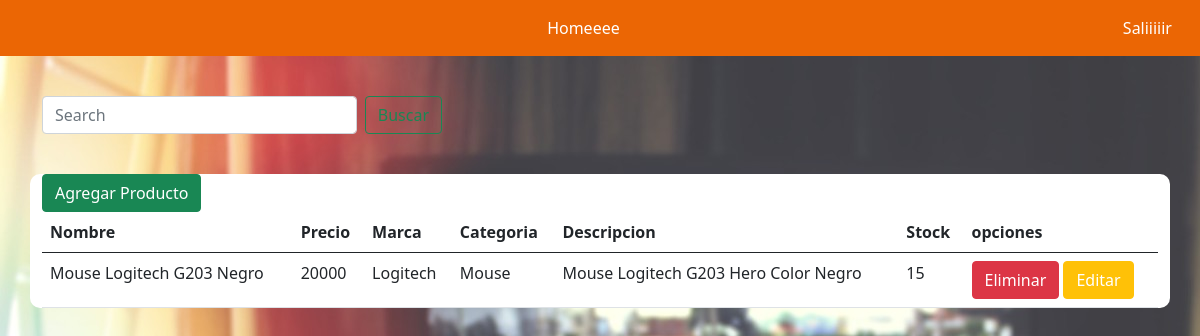
The page /productos/listar-productos/ on the database as committed earlier.
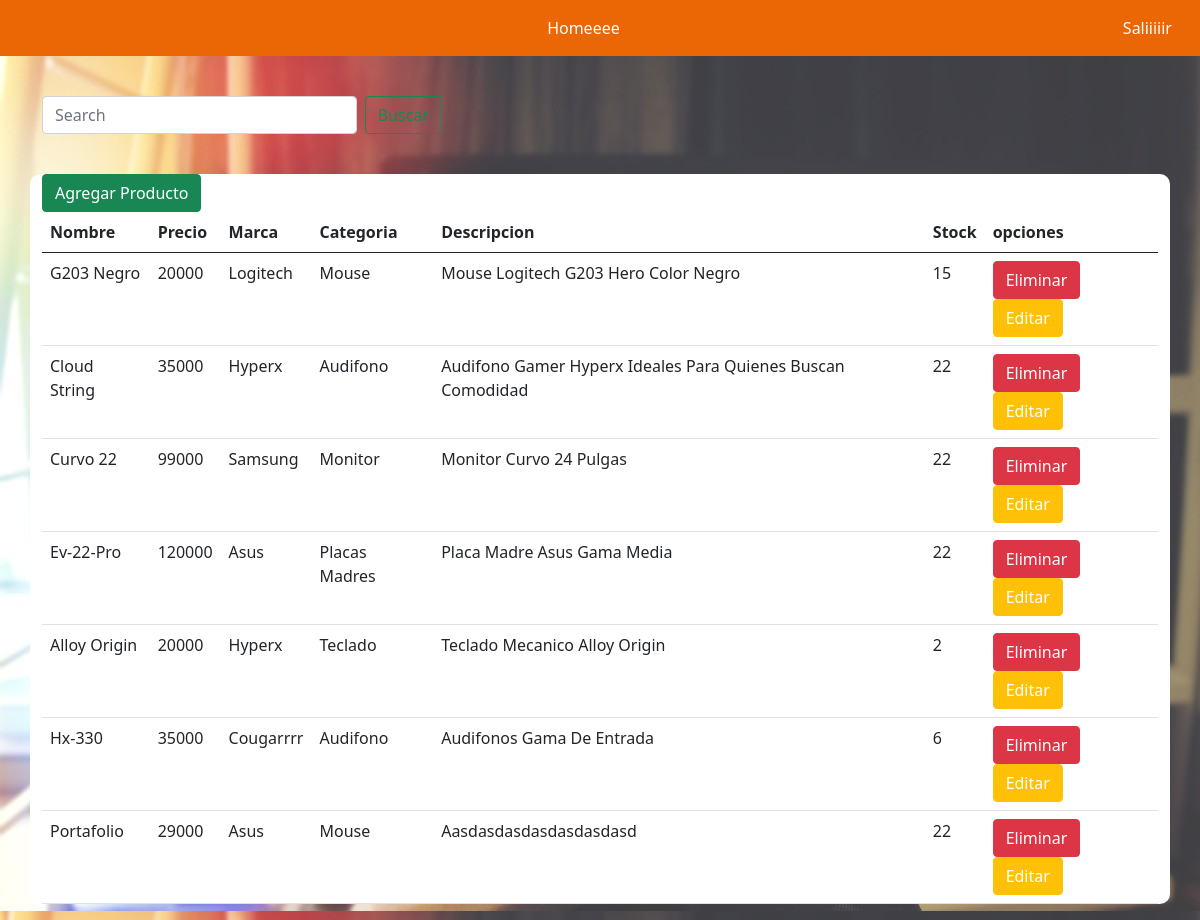
The same page on the database as committed later.
### producto/models.py (models this page shows, shortened)
class Producto(models.Model):
    nombre = models.CharField(max_length=50)
    precio = models.IntegerField()
    descripcion = models.TextField()
    Proveedor = models.ForeignKey(Proveedor, on_delete=models.PROTECT)
    categoria = models.ForeignKey(Categoria, on_delete=models.PROTECT)
    imagen = models.ImageField(upload_to="productos", null=True)
    stock = models.IntegerField(null = True)

class Proveedor(models.Model):
    id_proveedor =models.AutoField(primary_key=True)
    nombres = models.CharField(max_length=50)
    def __str__(self):
        return self.nombres

class Categoria(models.Model):
    id = models.AutoField(primary_key=True)
    Categoria = models.CharField(max_length=50)
    def __str__(self):
        return self.Categoria

### producto/views.py (the view)
# urls.py: path('listar-productos/', listar_productos, name="listar_productos"),
def listar_productos(request):
    busqueda = request.GET.get("buscar")
    productos = Producto.objects.all()
    if busqueda:
        productos = Producto.objects.filter(
            Q(nombre__icontains = busqueda) |
            Q(descripcion__icontains = busqueda)
        ).distinct()
    return render(request, 'producto/listaProducto.html', {'entity':productos})

### carrito/context_processor.py (called while the page is built)
def importe_total_carro(request):
    total=0
    if 'carro' in request.session:
        for key, value in request.session["carro"].items():
            total=total+(float(value["precio"]))
    return {"importe_total_carro":total}

### producto/templates/producto/listaProducto.html
{% include 'baseadmin.html' %}
{% load crispy_forms_tags %}
{% load static %}
<div class="container-sm">
    <form class="d-flex" id="barraBusqueda" method="GET">
        <input class="form-control me-2" type="search" placeholder="Search" aria-label="Search" name="buscar"
            value="{{request.GET.buscar}}">
        <button class="btn btn-outline-success" type="submit">Buscar</button>
    </form>
</div>
<div class="container-sm" id="producto">
    <button type="button" class="btn btn-success"><a href="{% url 'agregar_producto' %}">Agregar Producto</a></button>
    <table class="table">
        <thead>
            <tr>
                <th scope="col">Nombre</th>
                <th scope="col">Precio</th>
                <th scope="col">Marca</th>
                <th scope="col">Categoria</th>
                <th scope="col">Descripcion</th>
                <th scope="col">Stock</th>
                <th scope="col">opciones</th>
            </tr>
        </thead>
        <tbody>
            {% for p in entity %}
            <tr>
                <td>{{ p.nombre | title }}</td>
                <td>{{ p.precio | title }}</td>
                <td>{{ p.Proveedor | title }}</td>
                <td>{{ p.categoria | title }}</td>
                <td>{{ p.descripcion | title }}</td>
                <td>{{ p.stock | title }}</td>
                <td>
                    <button type="button" class="btn btn-danger"><a href="{% url 'eliminar_producto' p.id %}">Eliminar</a></button>
                    <button type="button" class="btn btn-warning"><a href="{% url 'modificar_producto' p.id %}">Editar</a></button>
                </td>
            </tr>
            {% endfor %}
        </tbody>
    </table>
</div>

### administrador/templates/baseAdmin.html (shortened to what this page needs)
{% load static %}
<!doctype html>
<html lang="en">
<head>
    <link rel="stylesheet" href="{% static 'css/admin.css' %}">
    <link href="https://cdn.jsdelivr.net/npm/bootstrap@5.0.2/dist/css/bootstrap.min.css" rel="stylesheet"
>
</head>
<body>
    <section>
        <nav class="navbar navbar-expand-lg navbar-light" style="background-color: #EB6604;">
            <div class="container-fluid">
                <div class="collapse navbar-collapse" id="navbarNav">
                    <ul class="navbar-nav m-auto">
                        <li class="nav-item">
                            <a class="nav-link active" aria-current="page" href="#"></a>
                        </li>
                        <li class="nav-item">
                            <a class="nav-link" href="#"></a>
                        </li>
                        <li class="nav-item">
                            <a class="nav-link" href="{% url 'administrador' %}">Homeeee</a>
                        </li>
                    </ul>
                    <li class="d-flex">
                        <a class="nav-link" href="{% url 'home' %}" id="salir">Saliiiiir</a>
                    </li>
                </div>
            </div>
        </nav>
    </section>
</body>
</html>

### static/css/admin.css (style rules this page uses)
body { background: white url("../imagenes/fondo.jpg") ; }
#navbarNav a { color: white; }
.btn a { text-decoration: none; color: white; }
#salir { color: white; }
#producto { background-color: white; border-radius: 10px; margin-top: 40px; }
#barraBusqueda { width: 400px; margin-top: 40px; }

Rows that differ between the two databases and show on the page:
changed Producto "Mouse Logitech G203 Hero Color Negro": nombre "Mouse Logitech G203 Negro" → "G203 Negro"
added Producto: nombre "Cloud String", precio "35000", Proveedor "Hyperx", categoria "Audifono", descripcion "Audifono Gamer Hyperx Ideales Para Quienes Buscan Comodidad", stock "22"
added Producto: nombre "Curvo 22", precio "99000", Proveedor "Samsung", categoria "Monitor", descripcion "Monitor Curvo 24 Pulgas", stock "22"
added Producto: nombre "Ev-22-Pro", precio "120000", Proveedor "Asus", categoria "Placas Madres", descripcion "Placa Madre Asus Gama Media", stock "22"
added Producto: nombre "Alloy Origin", precio "20000", Proveedor "Hyperx", categoria "Teclado", descripcion "Teclado Mecanico Alloy Origin", stock "2"
added Producto: nombre "Hx-330", precio "35000", Proveedor "Cougarrrr", categoria "Audifono", descripcion "Audifonos Gama De Entrada", stock "6"
added Producto: nombre "Portafolio", precio "29000", Proveedor "Asus", categoria "Mouse", descripcion "Aasdasdasdasdasdasdasd", stock "22"
